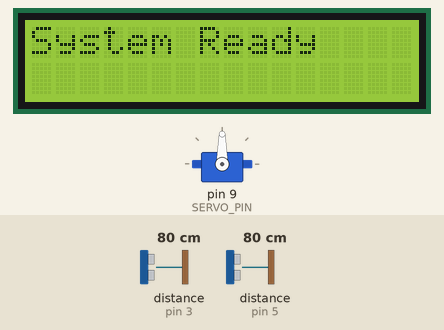
Simulated run of this sketch. Board: Arduino Uno, built with avr-gcc and run on an emulated ATmega328P. On the bench: servo, 16×2 character LCD. Wiring (inferred from the names in the program): ultrasonic range finder: trigger pin 2; echo pin 3. The inputs (shaded band) are chosen by the test bench; at power-on: distance to the obstacle (sensors on pin 3, pin 5) 80 cm. The echo pulse lasts 58.3 µs per cm.

Above: at 0.1 s.
3.3 s: distance to the obstacle (sensor on pin 3) set to 13 cm
4.8 s: distance to the obstacle (sensor on pin 3) set to 10 cm
At 6.1 s:
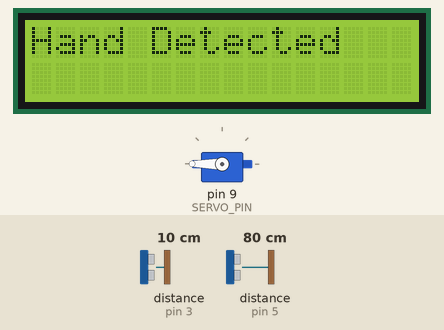
At 16.9 s:
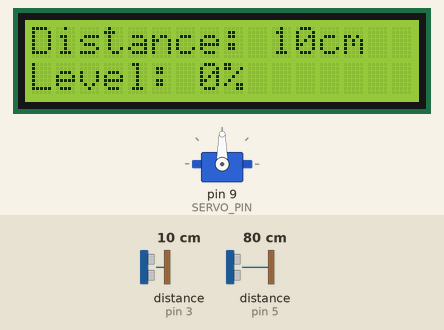
Timing chart, 0 to 17.3 s (numbered marks = the images above; inputs shaded):
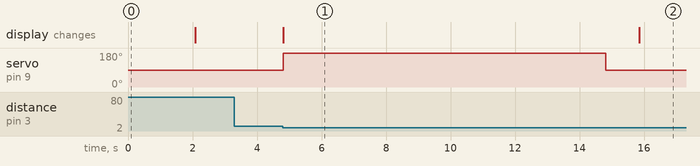

Measured:
- the behaviour switches between 12 and 11 cm on distance to the obstacle (sensor on pin 3) (found by bisection; images 0 and 1)
- after the input at 3.3 s, every drawn part: stays the same
- after the input at 4.8 s, servo on pin 9 (SERVO_PIN): 90° → 180° at once, → 90° 10.0 s later; the display: changes at once (image 1)
- what the display in image 1 shows lasts 11.1 s, from 4.8 s to 15.9 s

The sketch:

arduino_nano_bin.ino
```cpp
#include <Wire.h>
#include <LiquidCrystal_I2C.h>
#include <Servo.h>

LiquidCrystal_I2C lcd(0x27, 16, 2);
Servo myServo;

// -------- Pins --------
#define TRIG1 2   // Hand sensor
#define ECHO1 3

#define TRIG2 4   // Distance sensor
#define ECHO2 5

#define SERVO_PIN 9

// -------- Variables --------
bool servoDone = false;
int servoHome = 90;
int servoActive = 180;

// -------- Function to read distance --------
long readDistanceCM(int trigPin, int echoPin) {
  digitalWrite(trigPin, LOW);
  delayMicroseconds(2);
  digitalWrite(trigPin, HIGH);
  delayMicroseconds(10);
  digitalWrite(trigPin, LOW);

  long duration = pulseIn(echoPin, HIGH, 30000);
  if (duration == 0) return 999;

  return duration * 0.034 / 2;
}

void setup() {
  pinMode(TRIG1, OUTPUT);
  pinMode(ECHO1, INPUT);
  pinMode(TRIG2, OUTPUT);
  pinMode(ECHO2, INPUT);

  myServo.attach(SERVO_PIN);
  myServo.write(servoHome);

  lcd.init();
  lcd.backlight();
  lcd.setCursor(0, 0);
  lcd.print("System Ready");

  delay(2000);
  lcd.clear();
}

void loop() {

  // -------- HAND DETECTION --------
  if (!servoDone) {
    long handDist = readDistanceCM(TRIG1, ECHO1);

    if (handDist <= 10) {
      lcd.clear();
      lcd.setCursor(0, 0);
      lcd.print("Hand Detected");

      myServo.write(servoActive);
      delay(10000);               // wait 10 sec

      myServo.write(servoHome);
      delay(1000);

      servoDone = true;
      lcd.clear();
    }
  }

  // -------- DISTANCE TO % --------
  if (servoDone) {
    long dist = readDistanceCM(TRIG2, ECHO2);

    if (dist < 1) dist = 1;
    if (dist > 10) dist = 10;

    int percent = map(dist, 10, 1, 0, 100);

    lcd.setCursor(0, 0);
    lcd.print("Distance:");
    lcd.setCursor(10, 0);
    lcd.print(dist);
    lcd.print("cm ");

    lcd.setCursor(0, 1);
    lcd.print("Level: ");
    lcd.print(percent);
    lcd.print("%   ");

    delay(500);  // refresh rate
  }
}
```
